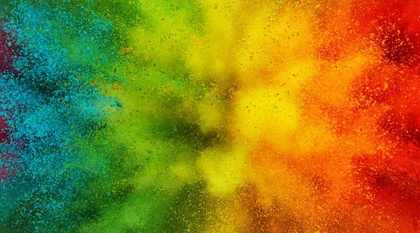
%> input picture img.jpg, 420 x 233 px, shrunk from 1800 x 1000 before the run
$ octave sliceing.m   (GNU Octave 9; MATLAB toolbox functions it lacks are replaced by stand-ins)
%> lines starting %> are read from the running program, lines starting %| are printed output that depends on the picture; in (x1, y1, x2, y2) boxes, pixels count from 0 and x2, y2 are one past the last pixel; in counts of white or black regions, pixels touching at a corner belong together; the program's own positions count from 1
img=imread("img.jpg");
%> img is the input picture: size 233x420x3 uint8; mean R, G, B 143.4, 123.4, 28.7
if size(img,3)==3
    img=rgb2gray(img);
%> img: size 233x420 uint8
end
[m,n]=size(img);
%> m = 233; n = 420
t=img;
img1=zeros(m,n);
for i=1:1:m
    for j=1:1:n
        img1(i,j)=mod(t(i,j),2);
        t(i,j)=t(i,j)/2;
    end
end
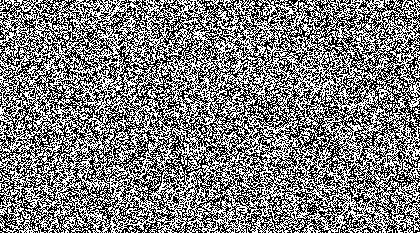
%> img1: size 233x420 double; values 0 (black) and 1 (white), 49.8% white in thin lines or dots
img2=zeros(m,n);
for i=1:1:m
    for j=1:1:n
        img2(i,j)=mod(t(i,j),2);
        t(i,j)=t(i,j)/2;
    end
end
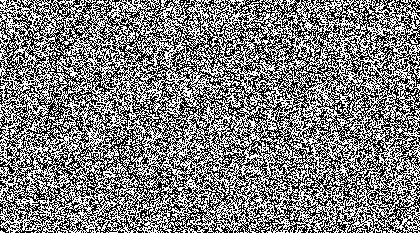
%> img2: size 233x420 double; values 0 (black) and 1 (white), 49.9% white in thin lines or dots
img3=zeros(m,n);
for i=1:1:m
    for j=1:1:n
        img3(i,j)=mod(t(i,j),2);
        t(i,j)=t(i,j)/2;
    end
end
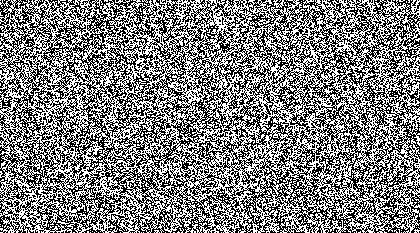
%> img3: size 233x420 double; values 0 (black) and 1 (white), 50% white in thin lines or dots
img4=zeros(m,n);
for i=1:1:m
    for j=1:1:n
        img4(i,j)=mod(t(i,j),2);
        t(i,j)=t(i,j)/2;
    end
end
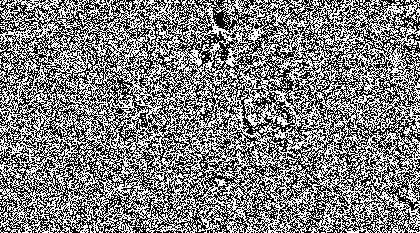
%> img4: size 233x420 double; values 0 (black) and 1 (white), 50.1% white; black in thin lines or dots
img5=zeros(m,n);
for i=1:1:m
    for j=1:1:n
        img5(i,j)=mod(t(i,j),2);
        t(i,j)=t(i,j)/2;
    end
end
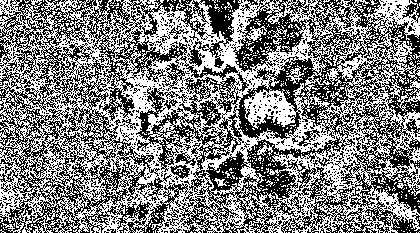
%> img5: size 233x420 double; values 0 (black) and 1 (white), 50.5% white; black in thin lines or dots
img6=zeros(m,n);
for i=1:1:m
    for j=1:1:n
        img6(i,j)=mod(t(i,j),2);
        t(i,j)=t(i,j)/2;
    end
end
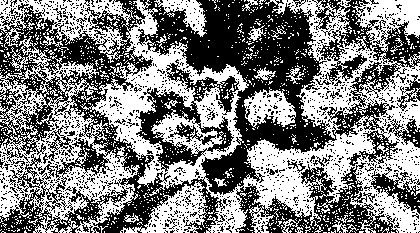
%> img6: size 233x420 double; values 0 (black) and 1 (white), 49.9% white; 1216 white regions (1180 under 20 px), largest, box (x1, y1, x2, y2) and area: (0, 0, 420, 233) 30627, (0, 36, 140, 233) 9904, (120, 181, 208, 233) 1789
img7=zeros(m,n);
for i=1:1:m
    for j=1:1:n
        img7(i,j)=mod(t(i,j),2);
        t(i,j)=t(i,j)/2;
    end
end
%> img7: size 233x420 double; values 0 (black) and 1 (white), 46.1% white; 1326 white regions (1296 under 20 px), largest, box (x1, y1, x2, y2) and area: (80, 0, 381, 233) 35665, (0, 29, 71, 105) 1228, (45, 187, 128, 233) 891
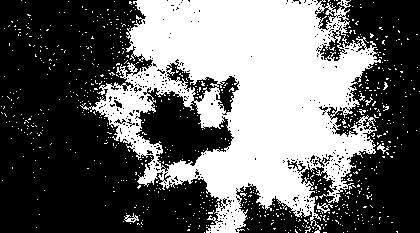
%> t: size 233x420 uint8; values 1 (black) and 2 (white), 40.3% white; 749 white regions (741 under 20 px), largest, box (x1, y1, x2, y2) and area: (80, 0, 381, 233) 37578, (317, 203, 333, 214) 67, (124, 213, 139, 223) 64
img8=zeros(m,n);
for i=1:1:m
    for j=1:1:n
        img8(i,j)=mod(t(i,j),2);
        t(i,j)=t(i,j)/2;
    end
end
%> t: size 233x420 uint8; every value is 1
figure
subplot(4,2,1)
imshow(img1)
subplot(4,2,2)
imshow(img2)
subplot(4,2,3)
imshow(img3)
subplot(4,2,4)
imshow(img4)
subplot(4,2,5)
imshow(img5)
subplot(4,2,6)
imshow(img6)
subplot(4,2,7)
imshow(img7)
subplot(4,2,8)

imshow(img8)
